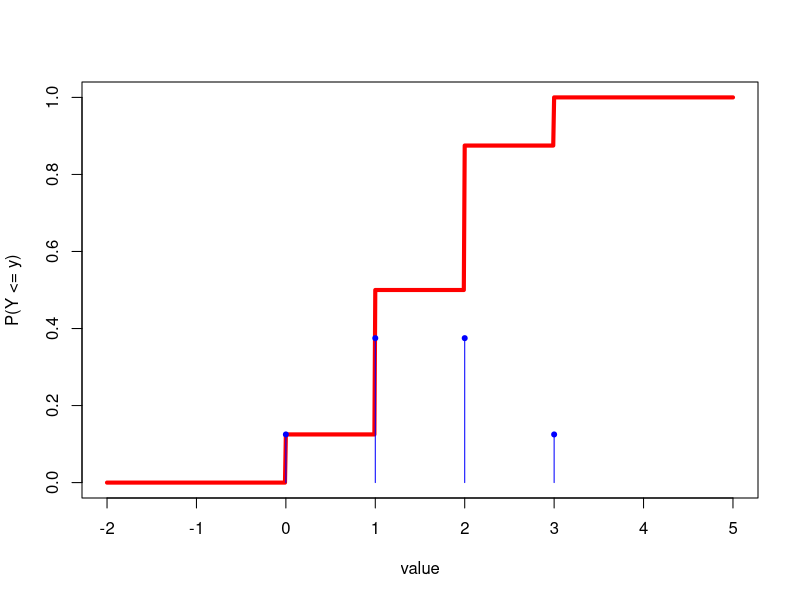
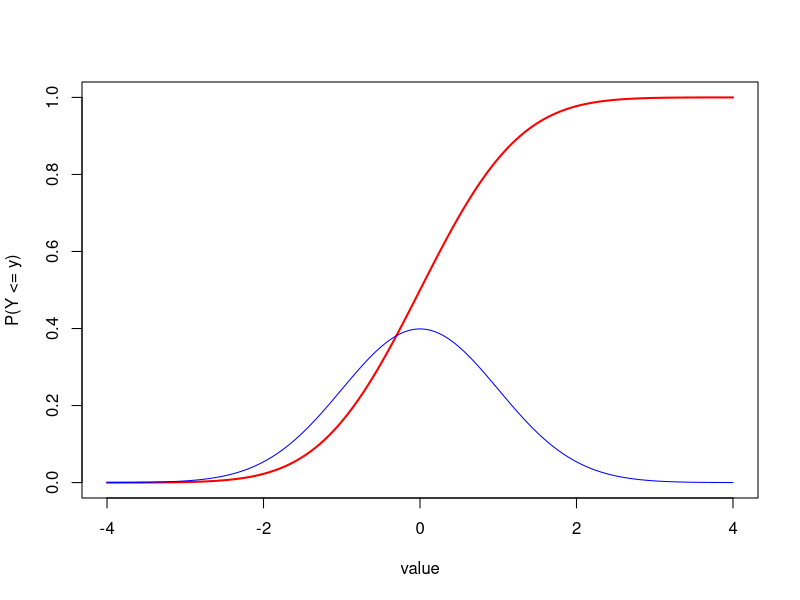
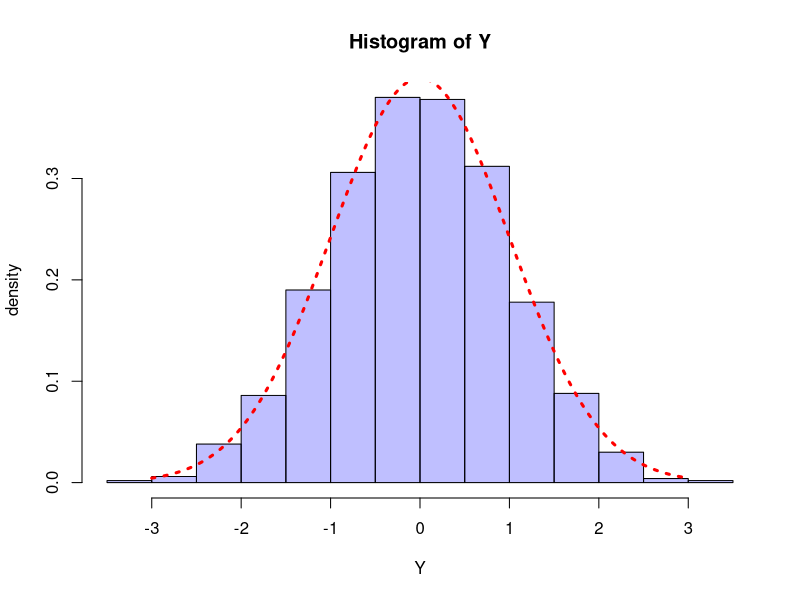
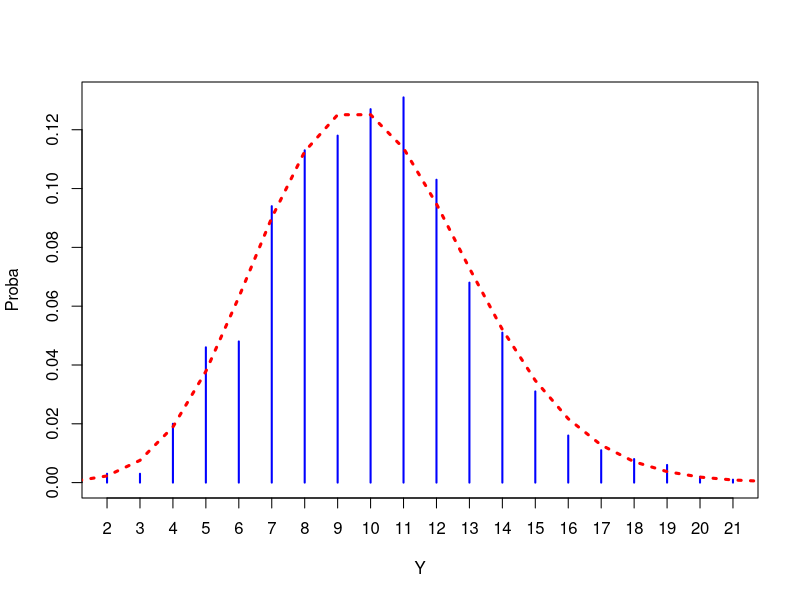

Write the R code that produced these figures, in order.
## ---- chunk 1
Omega <- c("Head", "Tail") 
sample(Omega, 1)
sample(Omega, 4, replace=TRUE)
## ---- chunk 2
Omega <- c("As", "2", "3", "4", "5", "6") 
sample(Omega, 1)
sample(Omega, 4, replace=TRUE)
## ---- chunk 3
radius <- 2
dist_center <- runif(1, min=0, max=radius)
angle <- runif(1, min=0, max=360)
## ---- chunk 4
## Poisson
rpois(n=1, lambda=100)
## or Neg-Binomial
rnbinom(n=1, prob = 1/2, size = 40)
## ---- chunk 5
q <- seq(-2, 5, by=0.01)

plot(q, pbinom(size=3, prob=0.5, q=q), type="l", 
     xlab="value", ylab="P(Y <= y)", lwd=4, col="red")
segments(0:3, 0, 0:3, dbinom(size=3, prob=0.5, x=0:3), col="blue")
points(0:3, dbinom(size=3, prob=0.5, x=0:3), col="blue", pch=20)

## ---- chunk 6
q <- seq(-4, 4, by=0.01)
plot(q, pnorm(q=q), type="l", xlab="value", ylab="P(Y <= y)", lwd=2, col="red")
lines(q, dnorm(q), col="blue")
## ---- chunk 7
## One throw
rbinom(n=1, prob=0.5, size=1)
## ---- chunk 8
## 10^4 independent throws Y_1, Y_2, Y_3...
Y <- rbinom(n=10^4, prob=0.5, size=1)
table(Y)

## ---- chunk 9
## 10^4 independent throws Y_1, Y_2, Y_3...
Y <- rbinom(n=10^4, prob=0.5, size=5)
table(Y)

## ---- chunk 10
## One throw
rnorm(n=1, mean=0, sd=1)
## ---- chunk 11
## 10^4 independent throws Y_1, Y_2, Y_3...
Y <- rnorm(n=10^3, mean=0, sd=1)
x <- seq(-3, 3, by=0.01)
hist(Y, col=rgb(0,0,1,1/4), freq=FALSE, ylab="density")
lines(x, dnorm(x), col="red",lty=3, lwd=3)
## ---- chunk 12
## One throw
rpois(n=1, lambda = 10)
## ---- chunk 13
## 10^4 independent throws Y_1, Y_2, Y_3...
Y <- rpois(n=10^3, lambda=10)
x <- 0:40
plot(table(Y)/10^3, col="blue", ylab="Proba")
lines(x, dpois(seq(0, 40), lambda=10), 
      col="red",lty=3, lwd=3)
## ---- chunk 14
exper <- replicate(10^4, sum(
        sample.int(6, 10^4, replace=TRUE)) )
mean(exper)
## ---- chunk 15
exper <- replicate(10^4, mean(
        sample.int(6, 10^4, replace=TRUE)) )
mean(exper)
## ---- chunk 16
exper <- replicate(10^4, sum( (
  sample.int(6, 2, replace=TRUE)-1) * c(6, 1)))
mean(exper)
## ---- chunk 17
n  <- 10^4
Y1 <- rnorm(n)
Y2 <- rnorm(n=n, mean=Y1)
mean(Y2)
## ---- chunk 18
exper <- replicate(10^4, sum(
      sample.int(6, 10^4,replace=TRUE)) )
var(exper)
## ---- chunk 19
exper <- replicate(10^4, mean(
        sample.int(6, 10^4,replace=TRUE)) )
var(exper)
## ---- chunk 20
exper <- replicate(10^4, sum( (
  sample.int(6, 2, replace=TRUE)-1)*c(6, 1) ))
var(exper)
## ---- chunk 21
n  <- 10^4
Y1 <- rnorm(n)
Y2 <- rnorm(n=n, mean=Y1)
var(Y2)
## ---- chunk 22
n  <- 10^4
Y1 <- rnorm(n)
Y2 <- rnorm(n=n, mean=Y1)
cov(Y1, Y2)
